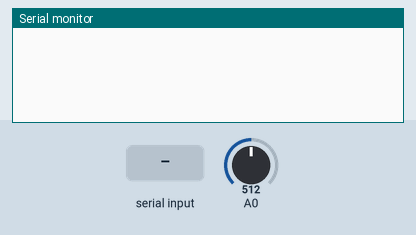
Simulated run of this sketch. Board: Arduino Uno, built with avr-gcc and run on an emulated ATmega328P. Shown: the last lines printed to the serial monitor. Inputs (shaded band) come from the test bench; at power-on: A0 = 512. The local clock reads 2024-03-15 10:24:30 at power-on unless the sketch sets it.

Above: at 1.2 s.
1.3 s: "-" received over Serial
At 2.4 s:
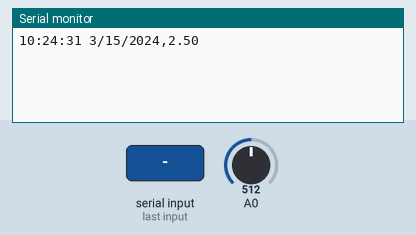
2.8 s: "90,45,200\n" received over Serial
At 4.9 s:
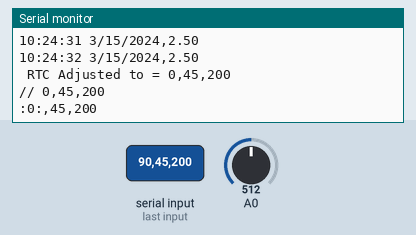
5.3 s: "90,45\n" received over Serial
At 7.5 s:
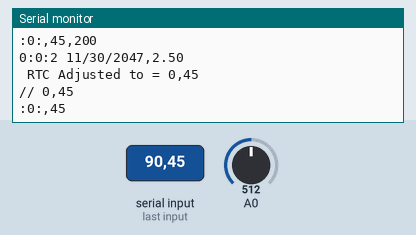
7.8 s: "90,45,200,10\n" received over Serial
At 10.0 s:
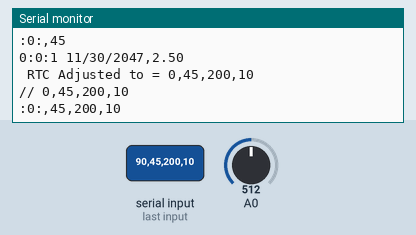
10.3 s: "90,45,200,10,150,30\n" received over Serial
At 11.7 s:
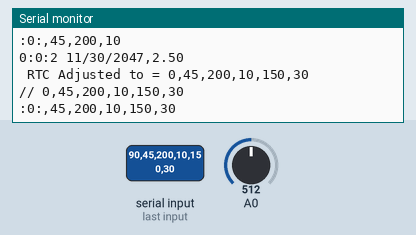
12.8 s: "1,90,45\n" received over Serial
At 14.7 s:
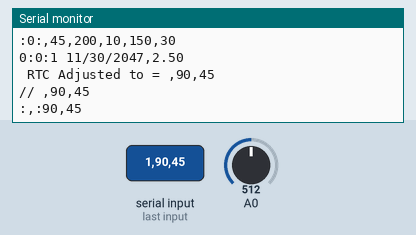
Timing chart, 0 to 16.2 s (numbered marks = the images above; inputs shaded):
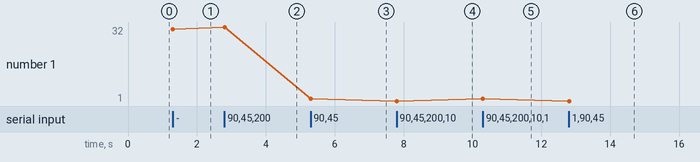

Measured:
- after the input at 1.3 s, the serial monitor: prints a new line at once (image 1)
- after the input at 2.8 s, the serial monitor: prints a new line at once (image 2)
- after the input at 5.3 s, the serial monitor: prints a new line at once (image 3)
- after the input at 7.8 s, the serial monitor: prints a new line at once (image 4)
- after the input at 10.3 s, the serial monitor: prints a new line at once (image 5)
- after the input at 12.8 s, the serial monitor: prints a new line at once (image 6)
- plotted number 1: 31 → 32 after the input at 2.8 s, 32 → 2 after the input at 5.3 s, 2 → 1 after the input at 7.8 s, 1 → 2 after the input at 10.3 s, 2 → 1 after the input at 12.8 s

The sketch:

RTC_potentiometer.ino
```cpp
#include <DS1307RTC.h>
#include <Wire.h>
#include <TimeLib.h>

tmElements_t currTime;
void setup() {
  // put your setup code here, to run once:

  Serial.begin(9600);


}


void loop() {
  // put your main code here, to run repeatedly:
 while(Serial.available()>0){

    String timeString = "";
    if(RTC.read(currTime)){

      timeString  = timeString + currTime.Hour +":"+currTime.Minute+":"+currTime.Second + " " + currTime.Month +"/" + currTime.Day+"/"+tmYearToCalendar(currTime.Year);
    }


    int msg = Serial.read();
    int sensorValue = analogRead(A0);
    float voltage = sensorValue * 5.0 / 1023.0;

    Serial.println(String(timeString)+","+String(voltage));

    String timeAdjustValue = Serial.readString();
    if(timeAdjustValue.length()>4){

    int dashPosArray[5];
    int i;
    int numDashSeen = 0;
    for(i=0;i<timeAdjustValue.length();i++){
      if(timeAdjustValue[i] == '-'){
        dashPosArray[numDashSeen] = i;
        numDashSeen++;
      }
    }

    String setMonth=timeAdjustValue.substring(0,dashPosArray[0]);
    String setDay = timeAdjustValue.substring(dashPosArray[0] +1,dashPosArray[1]);
    String setYear = timeAdjustValue.substring(dashPosArray[1] +1 ,dashPosArray[2]);
    String setHour = timeAdjustValue.substring(dashPosArray[2]+1,dashPosArray[3]);
    String setMinute = timeAdjustValue.substring(dashPosArray[3]+1,dashPosArray[4]);
    String setSecond = timeAdjustValue.substring(dashPosArray[4]+1,timeAdjustValue.length());
    String testSplit = "";
    testSplit = testSplit + setMonth+"/"+setDay+"/"+setYear+ " " + setHour+":"+setMinute+":"+setSecond;

    tmElements_t adjustTimeObject;
    adjustTimeObject.Month = setMonth.toInt();
    adjustTimeObject.Day = setDay.toInt();
    adjustTimeObject.Year = CalendarYrToTm(setYear.toInt());
    adjustTimeObject.Hour = setHour.toInt();
    adjustTimeObject.Minute = setMinute.toInt();
    adjustTimeObject.Second = setSecond.toInt();

    RTC.write(adjustTimeObject);

    Serial.println(" RTC Adjusted to = "+ String(testSplit));

    }


  }
}
```
